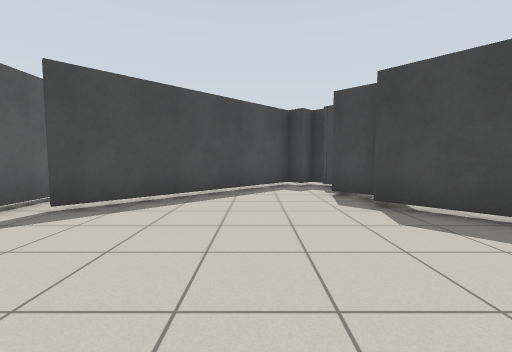
view 1 (above)

24 first-person views from a walk through a Gazebo world. The camera is 0.94 m above the floor, tilts 4° down and sees 90° across. The floor is counted in squares, 1 m on a side. Each view is taken from the middle of a square. On the plan, view 1 faces up. The plan holds only what a view shows up to about 10 squares ahead; the rest is blank.

view 2
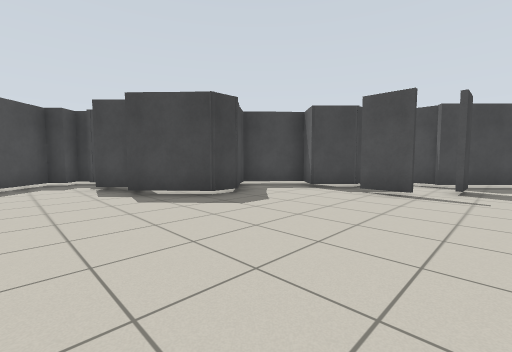

view 3
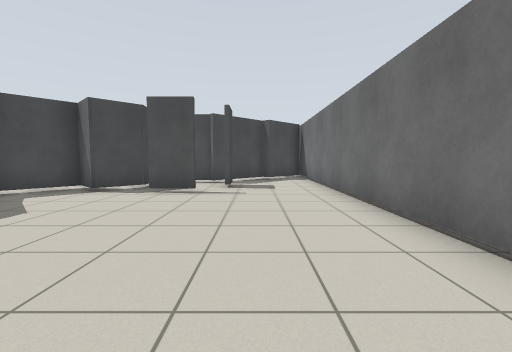

view 4
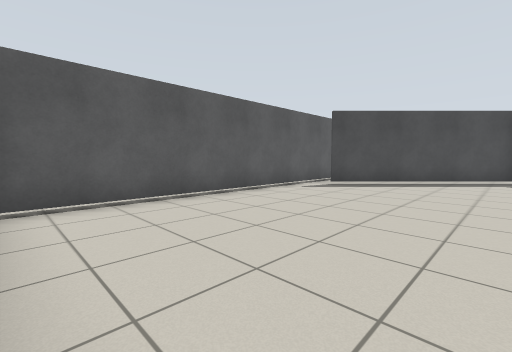

view 5
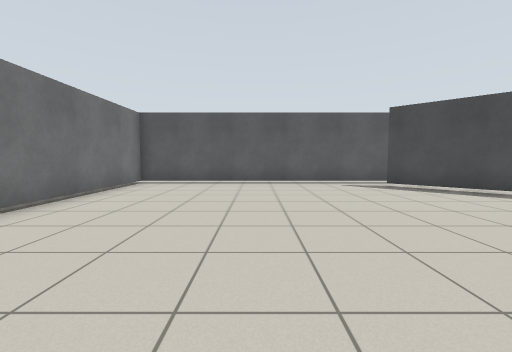

view 6
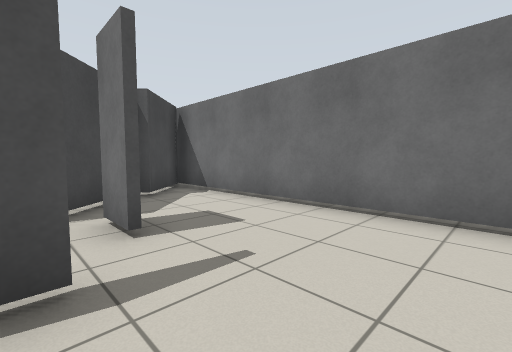

view 7
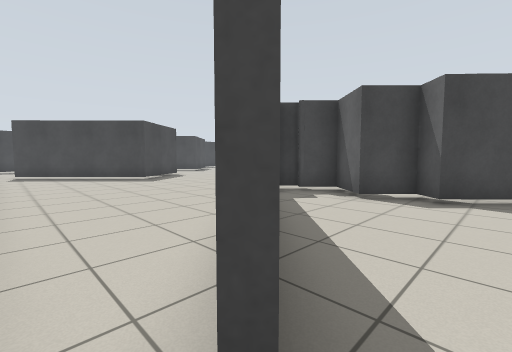

view 8
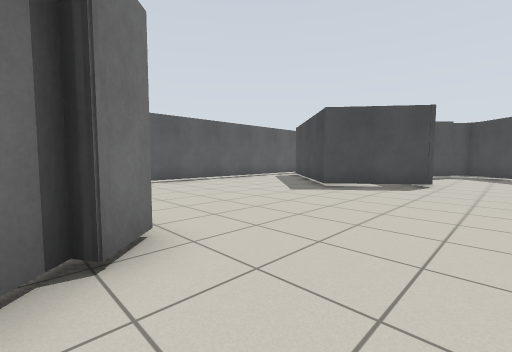

view 9
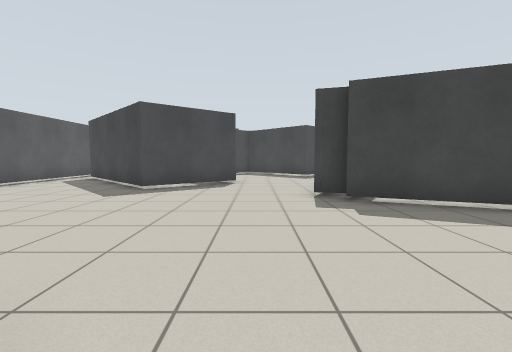

view 10
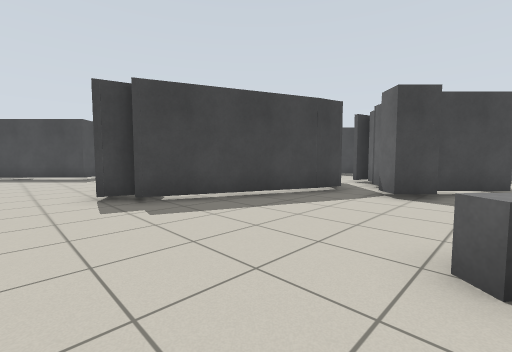

view 11
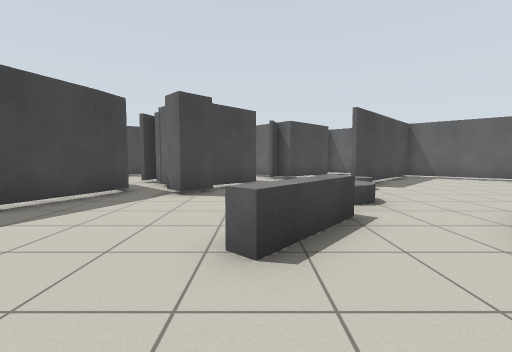

view 12
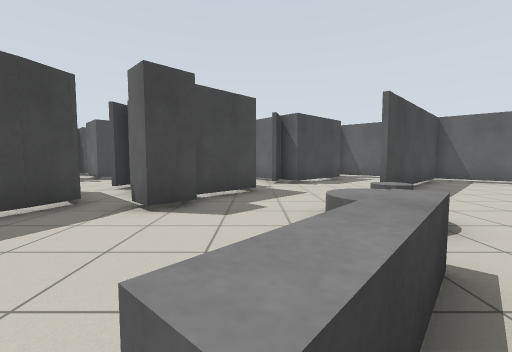

view 13
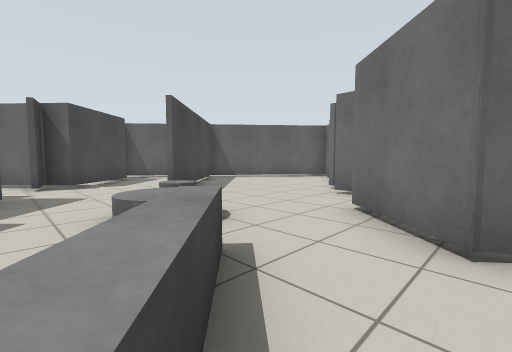

view 14
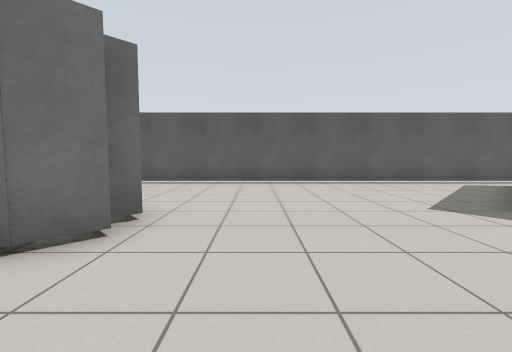

view 15
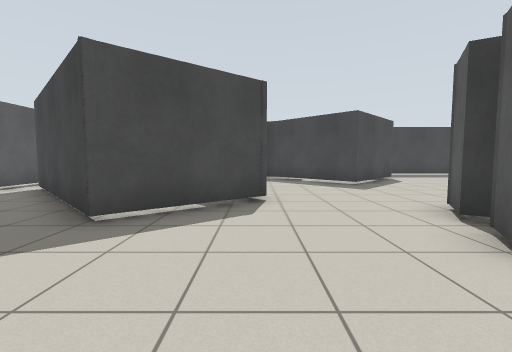

view 16
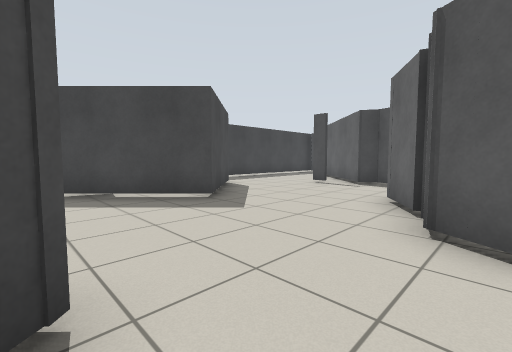

view 17
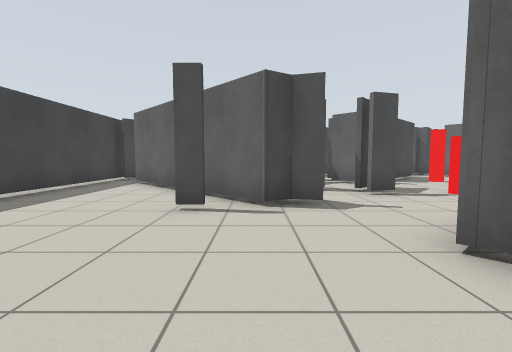

view 18
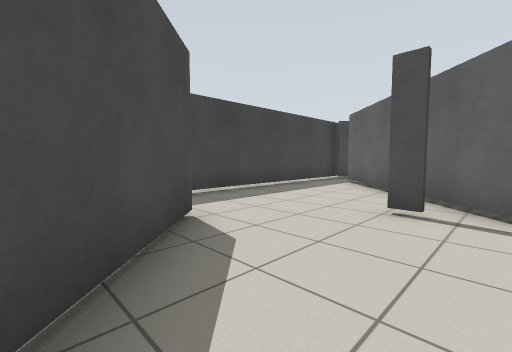

view 19
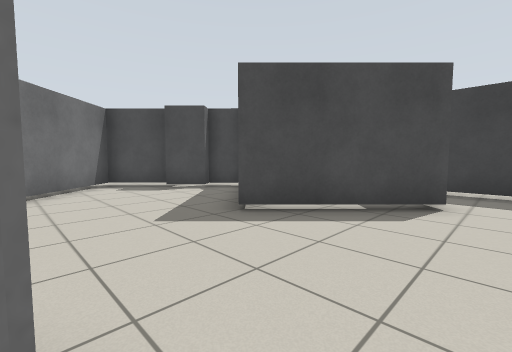

view 20
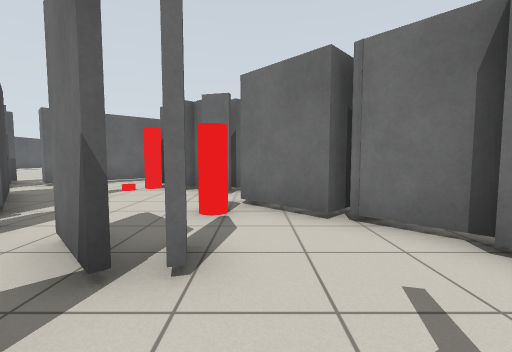

view 21
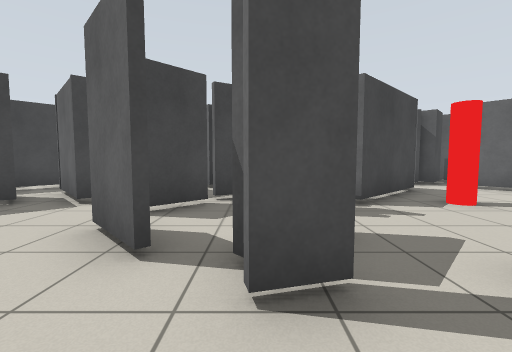

view 22
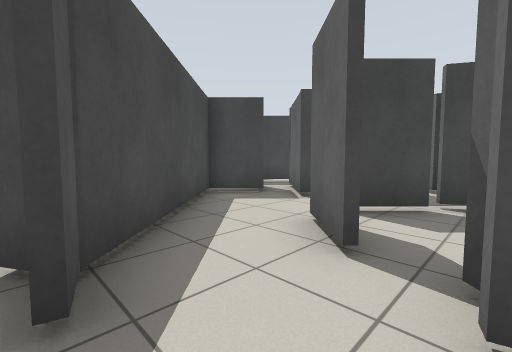

view 23
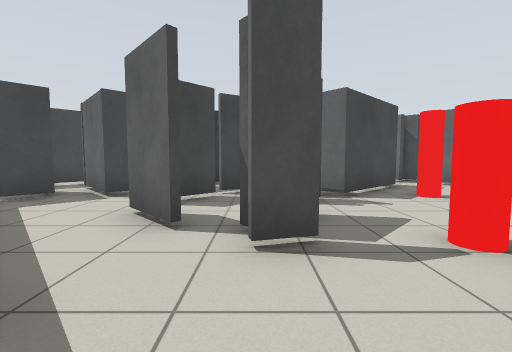

view 24
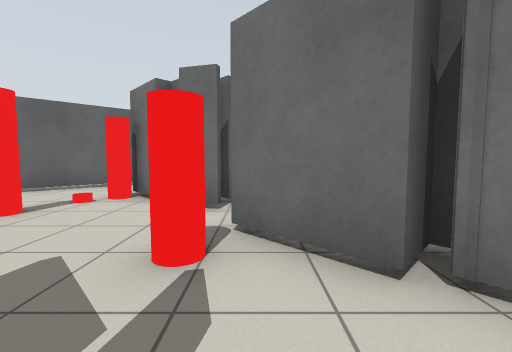

### Floor plan
Ten units are one square. View 1 is at (0, 0); x grows to the right and y downward. Boxes are objects, and circles mark ways between rooms. Rooms are numbered by the first view taken in them; rooms with no view inside come last. Other rooms are left out.
<svg viewBox="-50 -264 267 312">
<path fill="none" stroke="#000" d="M48 -34 39 -34 23 -50 29 -56 19 -65 31 -77 22 -85M70 4 70 -10M80 10 91 10M85 -15 81 -15 71 -26M79 -34 62 -49 49 -37M91 12 80 12M17 -85 11 -90 -35 -44M26 -85 21 -89M-45 -64 -45 43 131 43M113 21 96 3M128 43 111 27M24 -84 29 -79M19 -93 27 -85 26 -85M10 -94 15 -89M61 -50 62 -50 80 -32M62 -141 54 -143 59 -151M105 -118 60 -137M112 -91 105 -99 110 -105M71 -26 79 -34M64 -156 60 -158 66 -167M114 -116 102 -119M123 -109 126 -112M87 -17 94 -17M133 -80 119 -94M32 -177 6 -156 -36 -197M99 4 99 -9M161 -11 124 -48M-45 -194 -45 -64M151 12 161 0M81 -64 63 -80 66 -83M116 -209 116 -215M93 -237 65 -210 40 -236M91 -177 95 -180M121 -186 122 -193 119 -198 167 -246M76 -171 89 -179M104 -164 116 -152M66 -167 71 -168M31 -227 21 -217M34 -238 27 -231M119 -151 133 -137M138 -162 135 -171M145 -167 141 -171M17 -221 3 -206 26 -183M171 -259 89 -259M142 -211 124 -192 122 -186M142 -181 154 -192M195 -123 171 -149 176 -154M163 -163 170 -171M208 -108 212 -112M173 -180 164 -189M142 -172 154 -161M169 -78 200 -105M172 -218 161 -230 142 -211M176 -202 173 -205 189 -223"/>
<rect x="85" y="-75" width="20" height="20" fill="#bbb"><title>grey cylinder</title></rect>
<rect x="115" y="-55" width="10" height="10" fill="#bbb"><title>grey cylinder</title></rect>
<rect x="135" y="-155" width="10" height="20" fill="#bbb"><title>red pole</title></rect>
<rect x="155" y="-115" width="10" height="10" fill="#bbb"><title>red pole</title></rect>
<rect x="165" y="-125" width="10" height="10" fill="#bbb"><title>red cylinder</title></rect>
<rect x="165" y="-135" width="10" height="10" fill="#bbb"><title>red pole</title></rect>
<circle cx="-40" cy="-70" r="3" fill="#2a7"/>
<circle cx="50" cy="-170" r="3" fill="#2a7"/>
<circle cx="130" cy="-180" r="3" fill="#2a7"/>
<circle cx="140" cy="-155" r="3" fill="#2a7"/>
<circle cx="150" cy="-200" r="3" fill="#2a7"/>
<circle cx="160" cy="-190" r="3" fill="#2a7"/>
<text x="20" y="0">1</text>
<text x="50" y="-90">2</text>
<text x="90" y="-210">3</text>
<text x="140" y="-200">4</text>
<text x="170" y="-130">5</text>
<text x="160" y="-210">6</text>
</svg>
Room 1 opens to room 2. Room 2 opens to room 3. Room 3 opens to room 4. Room 3 opens to room 5. Room 4 opens to room 6. Room 5 opens to room 6.

Where each view was taken, in squares from view 1:
view 1: 0 up, 0 right, facing up
view 2: 2 down, 0 right, facing up-right
view 3: 2 down, 0 right, facing right
view 4: 4 down, 1 right, facing up-left
view 5: 0 up, 5 right, facing left
view 6: 0 up, 5 right, facing down-right
view 7: 4 up, 4 left, facing up-right
view 8: 8 up, 5 right, facing up-left
view 9: 8 up, 4 right, facing up
view 10: 8 up, 4 right, facing up-right
view 11: 8 up, 4 right, facing right
view 12: 8 up, 6 right, facing right
view 13: 8 up, 6 right, facing down-right
view 14: 11 up, 5 right, facing left
view 15: 12 up, 3 right, facing up
view 16: 16 up, 3 right, facing up-right
view 17: 20 up, 7 right, facing right
view 18: 20 up, 7 right, facing up-right
view 19: 18 up, 10 right, facing up-left
view 20: 19 up, 13 right, facing down
view 21: 17 up, 12 right, facing right
view 22: 17 up, 12 right, facing up-right
view 23: 17 up, 11 right, facing right
view 24: 17 up, 13 right, facing down
